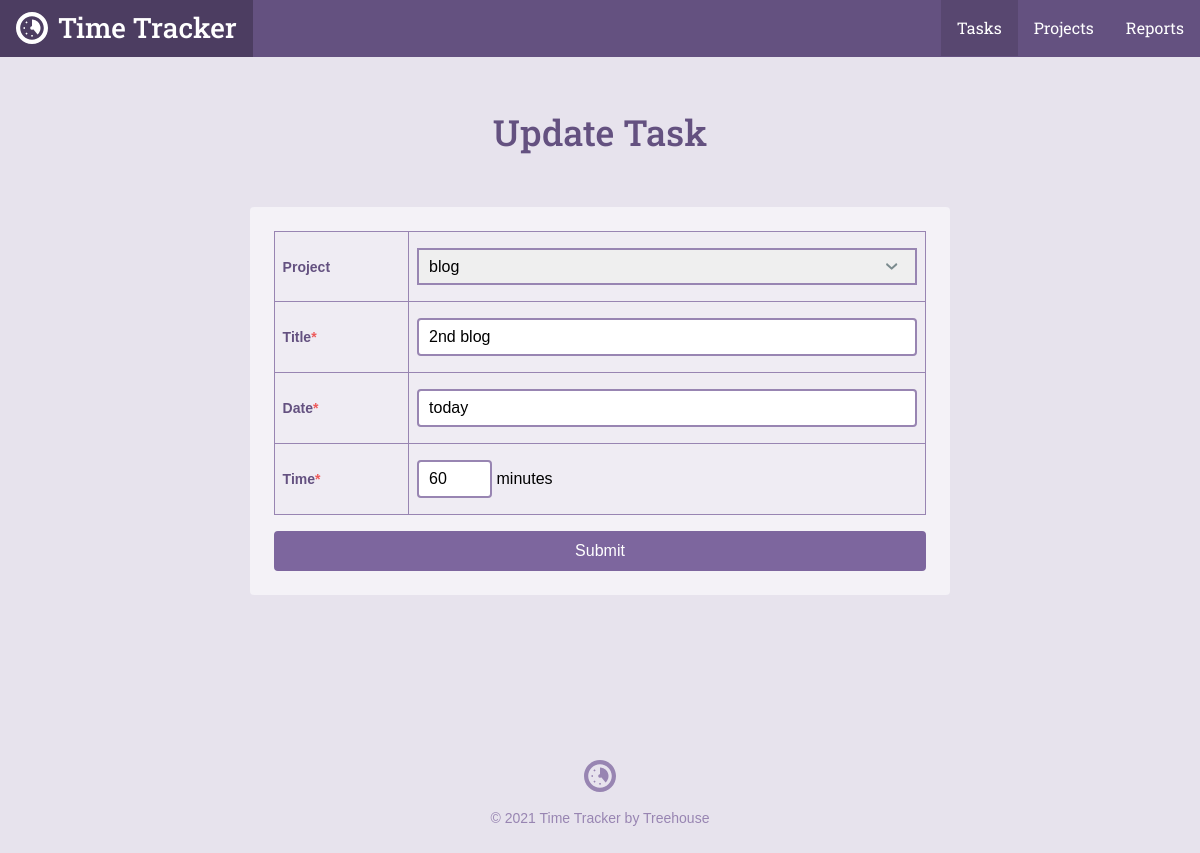
The app's page /task.php?id=14 with its own data.
### tables this page shows
CREATE TABLE `tasks` (
	`task_id`	INTEGER PRIMARY KEY AUTOINCREMENT,
	`project_id`	INTEGER,
	`title`	TEXT,
	`date`	INTEGER NOT NULL,
	`time`	TEXT NOT NULL
);

CREATE TABLE `projects` (
	`project_id`	INTEGER PRIMARY KEY AUTOINCREMENT,
	`title`	TEXT NOT NULL,
	`category`	TEXT NOT NULL
);

### inc/functions.php (called while the page is built, shortened)
<?php
function get_project_list() {
  include('connection.php');
  try {
    return $db->query('SELECT project_id, title, category FROM Projects');
  } catch (Exception $e) {
    echo "Error!: " . $e->getMessage() . "</br>";
    return array();
  }
}
function get_task($task_id) {
  include('connection.php');
  try {
    $sql = 'SELECT task_id, title, date, time, project_id FROM tasks WHERE task_id = ?';
    $results = $db->prepare($sql);
    $results->bindValue(1, $task_id, PDO::PARAM_INT);
    $results->execute();
  } catch (Exception $e) {
    echo "Error!:" . $e->getMessage() . "</br>";
    return false;
  }
  return $results->fetch();
}

### task.php (the view, shortened to what this page needs)
<?php
require 'inc/functions.php';
$project_id = $title = $date = $time = '';
if (isset($_GET['id'])) {
  list($task_id, $title, $date, $time, $project_id) = get_task(filter_input(INPUT_GET, 'id', FILTER_SANITIZE_NUMBER_INT));
}
include 'inc/header.php';
?>
<div class="section page">
    <div class="col-container page-container">
        <div class="col col-70-md col-60-lg col-center">
            <h1 class="actions-header"><?php
            if (!empty($task_id)) {
              echo 'Update';
            } else {
              echo 'Add';
            }?> Task</h1>
            <form class="form-container form-add" method="post" action="task.php">
                <table>
                    <tr>
                        <th>
                            <label for="project_id">Project</label>
                        </th>
                        <td>
                            <select name="project_id" id="project_id">
                                <?php
                                foreach (get_project_list() as $item) {
                                  echo "<option value='" . $item['project_id'] . "'";
                                  if ($project_id == $item['project_id']) {
                                    echo ' selected';
                                  }
                                  echo ">" . $item['title'] . "</option>";
                                }
                                ?>
                            </select>
                        </td>
                    </tr>
                    <tr>
                        <th><label for="title">Title<span class="required">*</span></label></th>
                        <td><input type="text" id="title" name="title" value="<?php echo htmlspecialchars($title)?>" /></td>
                    </tr>
                    <tr>
                        <th><label for="date">Date<span class="required">*</span></label></th>
                        <td><input type="text" id="date" name="date" value="<?php echo htmlspecialchars($date)?>" placeholder="mm/dd/yyyy" /></td>
                    </tr>
                    <tr>
                        <th><label for="time">Time<span class="required">*</span></label></th>
                        <td><input type="text" id="time" name="time" value="<?php echo htmlspecialchars($time)?>" /> minutes</td>
                    </tr>
                </table>
                <input class="button button--primary button--topic-php" type="submit" value="Submit" />
            </form>
        </div>
    </div>
</div>
<?php include "inc/footer.php"; ?>

### css/style.css (style rules this page uses)
*,:after,:before { box-sizing:border-box }
html { font-family:sans-serif;-ms-text-size-adjust:100%;-webkit-text-size-adjust:100% }
body { margin:0 }
h1 { font-size:2em;margin:.67em 0 }
button,input,optgroup,select,textarea { color:inherit;font:inherit;margin:0 }
select { text-transform:none }
input[type="reset"],input[type="submit"] { -webkit-appearance:button;cursor:pointer }
input { line-height:normal }
table { border-collapse:collapse;border-spacing:0 }
td,th { padding:0 }
html { font-size:100%;line-height:1.5;-webkit-tap-highlight-color:transparent }
body { font-size:1rem;font-family:"Gotham Rounded A","Gotham Rounded B","Helvetica",Helvetica,Arial,sans-serif;font-style:normal;font-weight:400 }
.button { -webkit-appearance:none;-moz-appearance:none;-ms-appearance:none;-o-appearance:none;appearance:none;-webkit-user-select:none;-moz-user-select:none;-ms-user-select:none;user-select:none;background-color:transparent;border-radius:4px;border:solid 2px #5fcf80;color:#5fcf80;cursor:pointer;display:inline-block;font-family:"Gotham Rounded A","Gotham Rounded B","Helvetica",Helvetica,Arial,sans-serif;font-size:1rem;font-weight:500;height:40px;line-height:36px;padding:0 15px;position:relative;margin:0 10px 0 0;text-align:center;text-decoration:none;transition:color .3s ease,background-color .3s ease,border-color .3s ease,width .3s ease,opacity .3s ease;vertical-align:baseline;white-space:nowrap;overflow:hidden;text-overflow:ellipsis }
.button:last-child { margin-right:0 }
.button--primary { background-color:#5fcf80;border-color:#5fcf80;color:#fff }
.button--topic-php { border-color:#7D669E !important;color:#7D669E !important }
.button--topic-php.button--primary { background-color:#7D669E !important;border-color:#7D669E !important;color:#fff !important }
.col { float:left;width:100% }
.col-container:before,.col-container:after { content:" ";display:table }
.col-container:after { clear:both }
.col-center { float:none;margin:0 auto }
@media screen and (min-width: 680px) { .col-70-md { width:70% !important } }
@media screen and (min-width: 960px) { .col-60-lg { width:60% !important } }
h1,h2,h3,h4,h5,h6 { color:#40484a;display:block;font-weight:500;margin:0;text-rendering:optimizeLegibility }
h1 { font-size:2.25rem }
body { background-color:#e7e3ed }
h1,h2,h3,h4,h5,h6 { color:#645180;font-family:"Roboto Slab", Helvetica, Arial, sans-serif }
.button { background:#7D669E;border-color:#7D669E;color:#fff }
.col-container { margin:0 auto;max-width:1200px }
.actions-header { margin-bottom:1.5rem }
.page-container { text-align:center }
@media screen { .page-container { padding:1.5rem 1rem 0 1rem } }
@media screen and (min-width: 680px) { .page-container { padding-top:3rem } }
.form-container { background-color:#f4f2f7;border-radius:4px }
@media screen { .form-container { padding:.5rem 1.5rem;margin-top:.5rem;margin-bottom:1.5rem } }
@media screen and (min-width: 680px) { .form-container { padding:.5rem 1.5rem;margin-top:3rem;margin-bottom:0 } }
.form-add { padding:1.5rem }
.form-add .button { margin-top:1rem }
table { width:100%;text-align:left;background-color:#f4f2f7 }
@media screen { table { margin-bottom:1.5rem } }
@media screen and (min-width: 680px) { table { margin-bottom:0 } }
th,td { padding:.5rem;background-color:#efecf3;border:solid 1px #9885b2 !important }
td { padding:1rem .5rem }
th { font-size:.875rem }
input { border-radius:4px;box-shadow:none;border:solid 2px #9885b2;padding:8px 10px;width:100% }
label { font-size:14px;font-weight:bold;color:#645180 }
span.required { color:#ed5a5a }
select { -webkit-appearance:none;-moz-appearance:none;width:100%;padding:8px 10px;border:solid 2px #9885b2;background-size:.9rem;background-repeat:no-repeat;background-position:calc(100% - 1rem) center }
#time { width:75px; }

### records on screen
tasks: project_id "blog", title "2nd blog", date "today", time "60"
